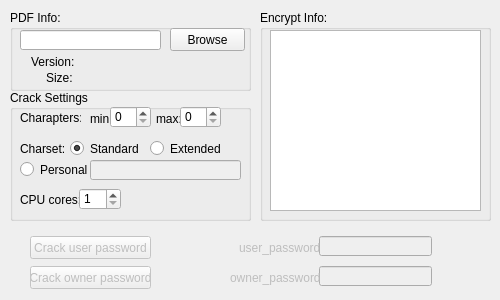
<?xml version="1.0" encoding="UTF-8"?>
<ui version="4.0">
 <class>qpdfccpp</class>
 <widget class="QMainWindow" name="qpdfccpp">
  <property name="geometry">
   <rect>
    <x>0</x>
    <y>0</y>
    <width>500</width>
    <height>300</height>
   </rect>
  </property>
  <property name="minimumSize">
   <size>
    <width>500</width>
    <height>300</height>
   </size>
  </property>
  <property name="maximumSize">
   <size>
    <width>500</width>
    <height>300</height>
   </size>
  </property>
  <property name="windowTitle">
   <string>QPDFCcpp 0.2</string>
  </property>
  <widget class="QWidget" name="centralWidget">
   <widget class="QGroupBox" name="groupBox">
    <property name="geometry">
     <rect>
      <x>10</x>
      <y>10</y>
      <width>241</width>
      <height>81</height>
     </rect>
    </property>
    <property name="title">
     <string>PDF Info:</string>
    </property>
    <widget class="QLineEdit" name="lineEdit">
     <property name="enabled">
      <bool>true</bool>
     </property>
     <property name="geometry">
      <rect>
       <x>10</x>
       <y>20</y>
       <width>141</width>
       <height>20</height>
      </rect>
     </property>
     <property name="readOnly">
      <bool>true</bool>
     </property>
    </widget>
    <widget class="QPushButton" name="pushButton">
     <property name="geometry">
      <rect>
       <x>160</x>
       <y>18</y>
       <width>75</width>
       <height>23</height>
      </rect>
     </property>
     <property name="text">
      <string>Browse</string>
     </property>
    </widget>
    <widget class="QLabel" name="label_2">
     <property name="geometry">
      <rect>
       <x>21</x>
       <y>44</y>
       <width>71</width>
       <height>16</height>
      </rect>
     </property>
     <property name="text">
      <string>Version:</string>
     </property>
    </widget>
    <widget class="QLabel" name="label_3">
     <property name="geometry">
      <rect>
       <x>36</x>
       <y>60</y>
       <width>171</width>
       <height>16</height>
      </rect>
     </property>
     <property name="text">
      <string>Size:</string>
     </property>
    </widget>
   </widget>
   <widget class="QGroupBox" name="groupBox_2">
    <property name="geometry">
     <rect>
      <x>260</x>
      <y>10</y>
      <width>231</width>
      <height>211</height>
     </rect>
    </property>
    <property name="title">
     <string>Encrypt Info:</string>
    </property>
    <widget class="QTextBrowser" name="textBrowser">
     <property name="geometry">
      <rect>
       <x>10</x>
       <y>20</y>
       <width>211</width>
       <height>181</height>
      </rect>
     </property>
    </widget>
   </widget>
   <widget class="QGroupBox" name="groupBox_3">
    <property name="geometry">
     <rect>
      <x>10</x>
      <y>90</y>
      <width>241</width>
      <height>131</height>
     </rect>
    </property>
    <property name="title">
     <string>Crack Settings</string>
    </property>
    <widget class="QLabel" name="label">
     <property name="geometry">
      <rect>
       <x>10</x>
       <y>20</y>
       <width>61</width>
       <height>16</height>
      </rect>
     </property>
     <property name="text">
      <string>Charapters:</string>
     </property>
    </widget>
    <widget class="QLabel" name="label_4">
     <property name="geometry">
      <rect>
       <x>80</x>
       <y>22</y>
       <width>46</width>
       <height>13</height>
      </rect>
     </property>
     <property name="text">
      <string>min:</string>
     </property>
    </widget>
    <widget class="QLabel" name="label_5">
     <property name="geometry">
      <rect>
       <x>146</x>
       <y>21</y>
       <width>31</width>
       <height>16</height>
      </rect>
     </property>
     <property name="text">
      <string>max:</string>
     </property>
    </widget>
    <widget class="QLabel" name="label_6">
     <property name="geometry">
      <rect>
       <x>10</x>
       <y>51</y>
       <width>51</width>
       <height>16</height>
      </rect>
     </property>
     <property name="text">
      <string>Charset:</string>
     </property>
    </widget>
    <widget class="QRadioButton" name="radioButton">
     <property name="geometry">
      <rect>
       <x>60</x>
       <y>50</y>
       <width>82</width>
       <height>17</height>
      </rect>
     </property>
     <property name="text">
      <string>Standard</string>
     </property>
     <property name="checked">
      <bool>true</bool>
     </property>
    </widget>
    <widget class="QRadioButton" name="radioButton_2">
     <property name="geometry">
      <rect>
       <x>140</x>
       <y>50</y>
       <width>82</width>
       <height>17</height>
      </rect>
     </property>
     <property name="text">
      <string>Extended</string>
     </property>
    </widget>
    <widget class="QRadioButton" name="radioButton_3">
     <property name="geometry">
      <rect>
       <x>10</x>
       <y>71</y>
       <width>82</width>
       <height>17</height>
      </rect>
     </property>
     <property name="text">
      <string>Personal</string>
     </property>
    </widget>
    <widget class="QLineEdit" name="lineEdit_4">
     <property name="enabled">
      <bool>false</bool>
     </property>
     <property name="geometry">
      <rect>
       <x>80</x>
       <y>70</y>
       <width>151</width>
       <height>20</height>
      </rect>
     </property>
     <property name="readOnly">
      <bool>false</bool>
     </property>
    </widget>
    <widget class="QLabel" name="label_9">
     <property name="geometry">
      <rect>
       <x>10</x>
       <y>102</y>
       <width>61</width>
       <height>16</height>
      </rect>
     </property>
     <property name="text">
      <string>CPU cores:</string>
     </property>
    </widget>
    <widget class="QSpinBox" name="spinBox">
     <property name="geometry">
      <rect>
       <x>100</x>
       <y>16</y>
       <width>41</width>
       <height>22</height>
      </rect>
     </property>
    </widget>
    <widget class="QSpinBox" name="spinBox_2">
     <property name="geometry">
      <rect>
       <x>170</x>
       <y>16</y>
       <width>41</width>
       <height>22</height>
      </rect>
     </property>
    </widget>
    <widget class="QSpinBox" name="spinBox_3">
     <property name="geometry">
      <rect>
       <x>69</x>
       <y>98</y>
       <width>42</width>
       <height>22</height>
      </rect>
     </property>
     <property name="minimum">
      <number>1</number>
     </property>
    </widget>
   </widget>
   <widget class="QPushButton" name="pushButton_2">
    <property name="enabled">
     <bool>false</bool>
    </property>
    <property name="geometry">
     <rect>
      <x>30</x>
      <y>236</y>
      <width>121</width>
      <height>23</height>
     </rect>
    </property>
    <property name="text">
     <string>Crack user password</string>
    </property>
   </widget>
   <widget class="QPushButton" name="pushButton_3">
    <property name="enabled">
     <bool>false</bool>
    </property>
    <property name="geometry">
     <rect>
      <x>30</x>
      <y>266</y>
      <width>121</width>
      <height>23</height>
     </rect>
    </property>
    <property name="text">
     <string>Crack owner password</string>
    </property>
   </widget>
   <widget class="QLineEdit" name="lineEdit_5">
    <property name="enabled">
     <bool>false</bool>
    </property>
    <property name="geometry">
     <rect>
      <x>319</x>
      <y>236</y>
      <width>113</width>
      <height>20</height>
     </rect>
    </property>
    <property name="readOnly">
     <bool>true</bool>
    </property>
   </widget>
   <widget class="QLineEdit" name="lineEdit_6">
    <property name="enabled">
     <bool>false</bool>
    </property>
    <property name="geometry">
     <rect>
      <x>319</x>
      <y>266</y>
      <width>113</width>
      <height>20</height>
     </rect>
    </property>
    <property name="readOnly">
     <bool>true</bool>
    </property>
   </widget>
   <widget class="QLabel" name="label_7">
    <property name="enabled">
     <bool>false</bool>
    </property>
    <property name="geometry">
     <rect>
      <x>239</x>
      <y>240</y>
      <width>81</width>
      <height>16</height>
     </rect>
    </property>
    <property name="text">
     <string>user_password:</string>
    </property>
   </widget>
   <widget class="QLabel" name="label_8">
    <property name="enabled">
     <bool>false</bool>
    </property>
    <property name="geometry">
     <rect>
      <x>230</x>
      <y>270</y>
      <width>91</width>
      <height>16</height>
     </rect>
    </property>
    <property name="text">
     <string>owner_password:</string>
    </property>
   </widget>
  </widget>
 </widget>
 <layoutdefault spacing="6" margin="11"/>
 <resources/>
 <connections>
  <connection>
   <sender>radioButton_3</sender>
   <signal>toggled(bool)</signal>
   <receiver>lineEdit_4</receiver>
   <slot>setEnabled(bool)</slot>
   <hints>
    <hint type="sourcelabel">
     <x>60</x>
     <y>189</y>
    </hint>
    <hint type="destinationlabel">
     <x>165</x>
     <y>189</y>
    </hint>
   </hints>
  </connection>
  <connection>
   <sender>radioButton_3</sender>
   <signal>toggled(bool)</signal>
   <receiver>lineEdit_4</receiver>
   <slot>clear()</slot>
   <hints>
    <hint type="sourcelabel">
     <x>60</x>
     <y>189</y>
    </hint>
    <hint type="destinationlabel">
     <x>165</x>
     <y>189</y>
    </hint>
   </hints>
  </connection>
 </connections>
</ui>
